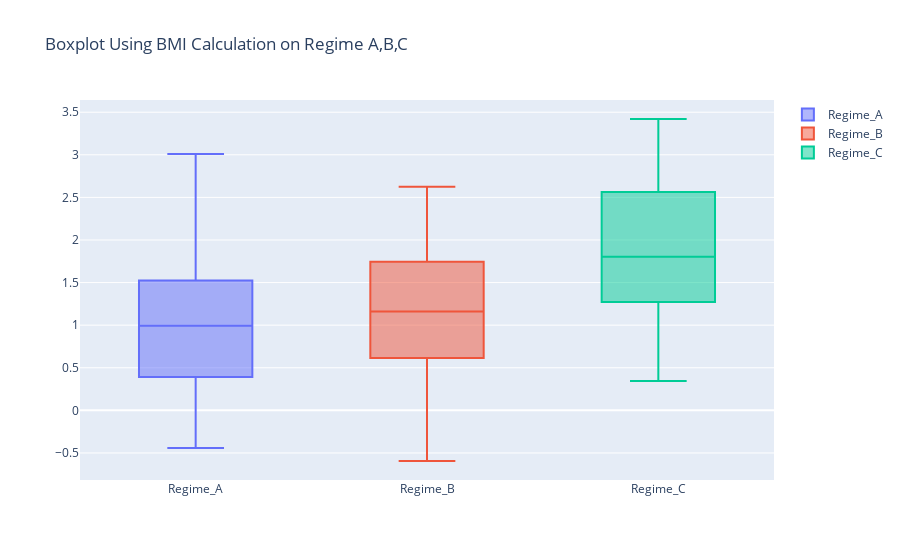

Write notebook code for a chart like this one.
### Code cell
fig = go.Figure()

fig.add_trace(go.Box(y=data[data.Regime == 'A'].BMI_calculation.values, name = "Regime_A"))
fig.add_trace(go.Box(y=data[data.Regime == 'B'].BMI_calculation.values, name = "Regime_B"))
fig.add_trace(go.Box(y=data[data.Regime == 'C'].BMI_calculation.values, name = "Regime_C"))

fig.update_layout(title='Boxplot Using BMI Calculation on Regime A,B,C')

fig.show()

### Figure 1 — Plotly figure (JSON) as saved in the notebook; plotly's stock layout.template omitted (floating-point values rounded to 4 significant figures)
{"data": [{"name": "Regime_A", "type": "box", "y": [-0.3586, -0.4406, -0.2126, -0.07171, 0.0692, 0.346, 0.297, 0.4344, 0.4624, 0.551, 0.955, 0.692, 0.9918, 0.9917, 1.089, 1.315, 0.9972, 1.393, 1.503, 1.277, 1.797, 1.604, 1.389, 1.546, 2.105, 2.444, 3.01, 2.583]}, {"name": "Regime_B", "type": "box", "y": [-0.5945, -0.3086, -0.1751, 0.03586, 0.1982, 0.6244, 0.5845, 0.676, 0.7528, 0.606, 1.016, 1.089, 1.235, 0.9141, 1.169, 1.469, 1.151, 1.471, 1.328, 1.685, 1.875, 1.807, 1.51, 2.042, 2.258, 2.223, 2.626, 2.015]}, {"name": "Regime_C", "type": "box", "y": [0.5012, 0.3745, 0.346, 1.124, 0.866, 0.8937, 1.384, 1.27, 1.277, 1.623, 1.402, 1.404, 1.822, 1.786, 1.821, 1.927, 1.754, 2.691, 2.522, 2.276, 3.42, 2.498, 2.914, 2.526, 2.599, 3.047, 2.778, 3.406]}], "layout": {"title": {"text": "Boxplot Using BMI Calculation on Regime A,B,C"}}}
